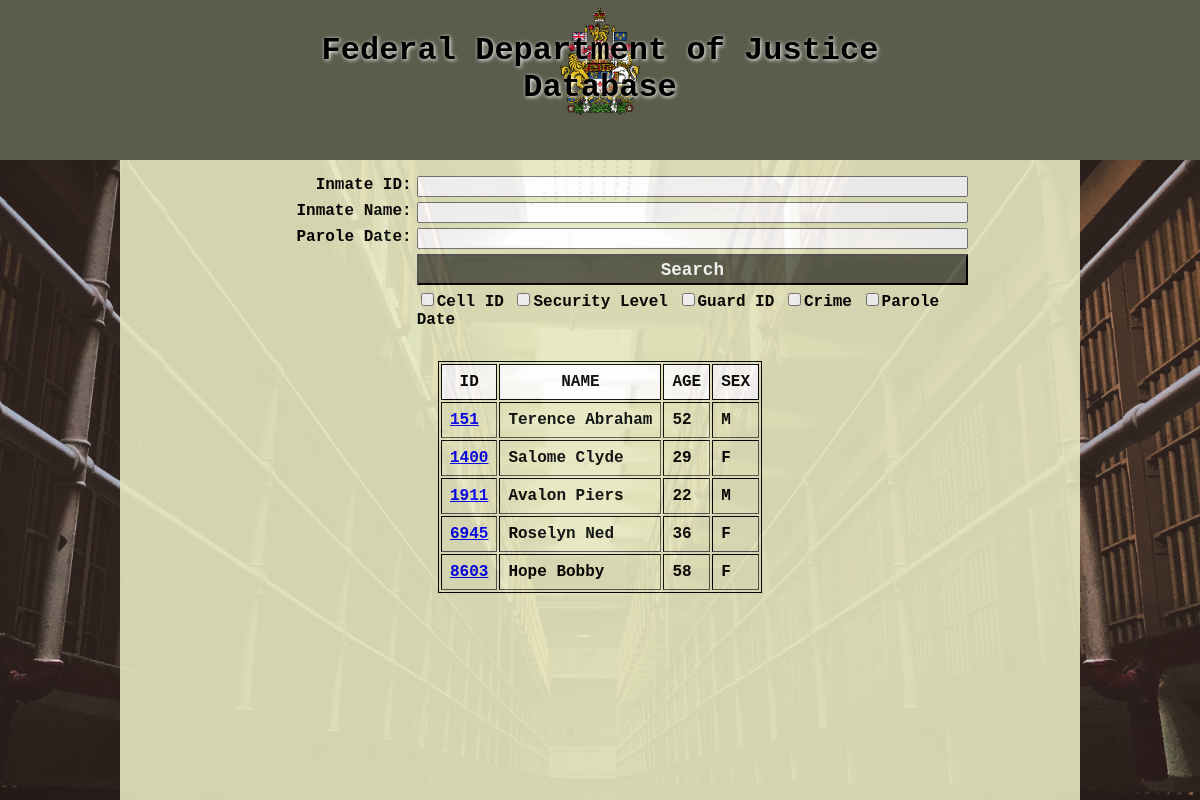
The page /Guard/guard.php on the database as committed earlier.
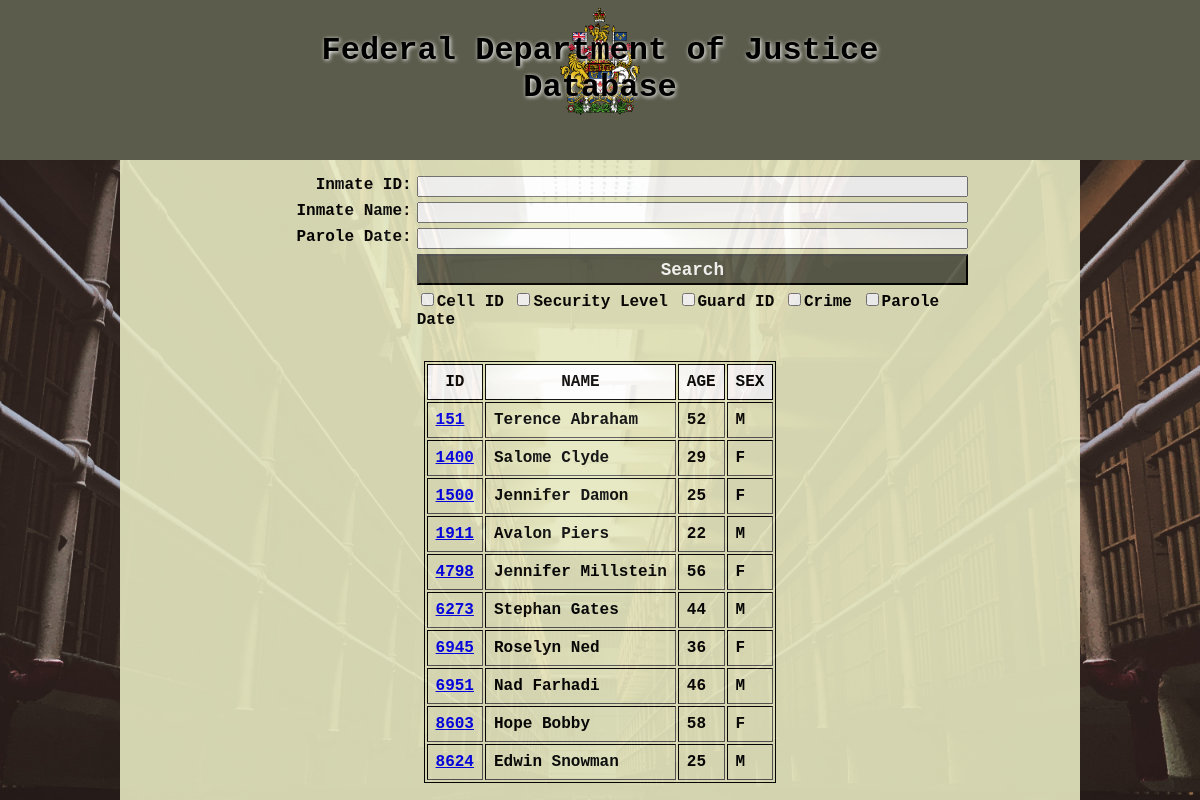
The same page on the database as committed later.
### tables this page shows
CREATE TABLE Inmate(
	Inmate_ID INTEGER,
	Employee_ID INTEGER NOT NULL,
    Cell_Id INTEGER NOT NULL,
	Name CHAR(20),
	Security_Level CHAR(50),
	Age INTEGER,
	Sex CHAR(1),
	Crime CHAR(50),
	Parole_Date DATE,
	PRIMARY KEY (Inmate_ID),
	FOREIGN KEY (Employee_ID) references Guards(Employee_ID)
            ON UPDATE CASCADE,
    FOREIGN KEY (cell_ID) references Cell(Cell_ID)
            ON UPDATE CASCADE
);

### Guard/guardSQL.php (the view, shortened to what this page needs)
<?php
$conn = connectToDatabase();
$query = "SELECT Inmate_ID, Name, Age, Sex FROM inmate";
$result = $conn->query($query);
if($result->num_rows > 0){
	echo "<table border= \"1\">";
	echo "<tr><th> ID</th><th> NAME</th><th> AGE</th><th> SEX </th></tr>";
	while($row = $result->fetch_assoc()){
		$link = $row["Inmate_ID"];
		echo "<tr><td><a href='./inmateProfile.php?login&id=$link'>$link</a></td>";
		echo "<td>". $row["Name"]. "</td><td>". $row["Age"]. "</td><td>". $row["Sex"]. "</td></tr>";
	}
}
else{
	echo "0 results!";
}
?>

### Guard/guard.php (shortened to what this page needs)
<!DOCTYPE html>
<html lang="en">
<head>
    <link rel="stylesheet" href="./../style.css">
</head>
<body>
    <?php include('./../templates/header.php'); ?>
    <main>
        <div class="filters">
            <label for="inmateID">Inmate ID:</label>
            <input id="iid" type="text" name="inmateID">
            <label for="inmateName">Inmate Name:</label>
            <input id="iname" type="text" name="inmateName">
            <label for="paroleDate">Parole Date:</label>
            <input id="paroleDate" type="text" name="paroleDate">
            <input id="searchButton" type="button" value="Search">
            <div></div>
            <div>
                <input type="checkbox" id="checkCell" name="cell" value="cell">Cell ID
                <input type="checkbox" id="checkSecurity" name="security" value="security">Security Level
                <input type="checkbox" id="checkGuard" name="guard" value="guard">Guard ID
                <input type="checkbox" id="checkCrime" name="crime" value="crime">Crime
                <input type="checkbox" id="checkParole" name="parole" value="parole">Parole Date
            </div>
        </div>
        <div class="results">
            <?php include('./guardSQL.php'); ?>
        </div>
    </main>
</body>
</html>

### templates/header.php (shortened to what this page needs)
<header>
    <img src='./Img/coatofarms.png' alt='' class='coatOfArms'>
    <h1>Federal Department of Justice</h1>
    <h1>Database</h1>
</header>

### style.css (style rules this page uses)
body { background-image: url("./Img/tyler-rutherford-1142553-unsplash.jpg"); background-size: cover; background-repeat: repeat; background-position: center; display: grid; grid-template-rows: 0.15fr 1fr; height: 100vh; margin: 0; font-family: 'Courier New', Courier, monospace; font-weight: bold; }
main { justify-self: center; opacity: 0.9; background-color: #E6E8C0; width: 80%; }
button, input[type="button"], input[type="submit"] { font-family: 'Courier New', Courier, monospace; font-weight: bold; }
header { text-align: center; background-color: #5B5C4C; max-height: 10em; }
header > h1 { transform: translateY(-3em); text-shadow: 1px 1px 4px white; margin: 0; }
.coatOfArms { width: 5em; padding: 0.5em; z-index: -1; }
.delivery, .visitor, .inmate, .filters { display: grid; grid-template-columns: 1fr 2fr; grid-gap: 5px; padding: 1em 1em; margin-right: 6em; }
input[type="button"], button, #updateButton, #deleteButton { grid-column: 2 / -1; font-size: 1.1em; padding: 0.2em; background-color: #5B5C4C; color: white; }
label { justify-self: right; }
.results { display: flex; flex-wrap: wrap; justify-content: space-around; padding: 1em; }
.inmateInfo > table > tbody > tr > td, td, th { padding: 0.5em; }
table, th { border: 1px solid black; }
th { background-color: white; }

Rows that differ between the two databases and show on the page:
added inmate: Inmate_ID "1500", Name "Jennifer Damon", Age "25", Sex "F"
added inmate: Inmate_ID "4798", Name "Jennifer Millstein", Age "56", Sex "F"
added inmate: Inmate_ID "6273", Name "Stephan Gates", Age "44", Sex "M"
added inmate: Inmate_ID "6951", Name "Nad Farhadi", Age "46", Sex "M"
added inmate: Inmate_ID "8624", Name "Edwin Snowman", Age "25", Sex "M"
